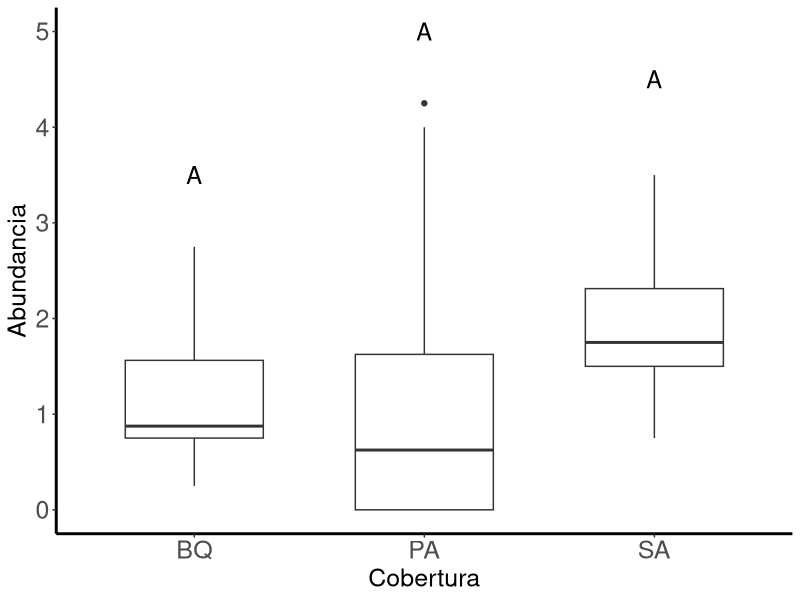
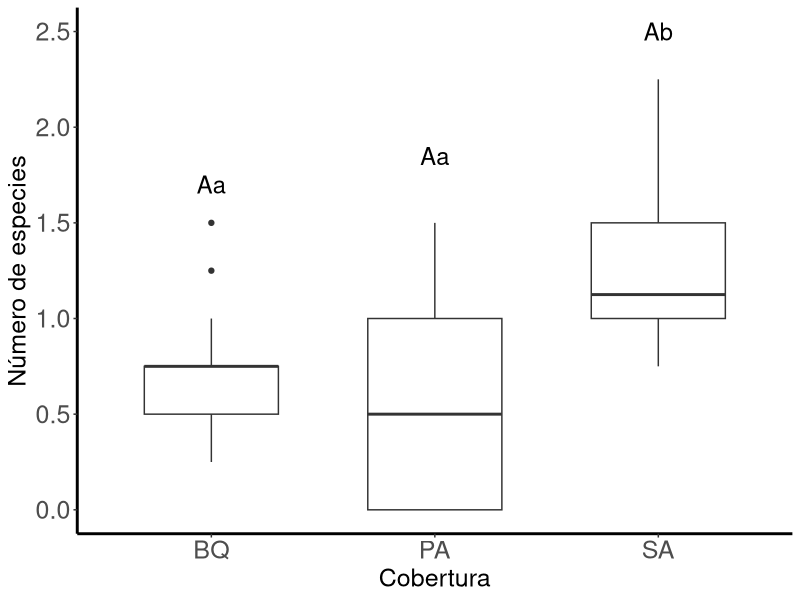

R code for these plots, in order: (Note: this script raises an error after producing the figures.)
library(ggplot2) # Create Elegant Data Visualisations Using the Grammar of Graphics CRAN v3.5.0
library(cowplot) # Streamlined Plot Theme and Plot Annotations for 'ggplot2' CRAN v1.1.3
library(ggrepel) # Automatically Position Non-Overlapping Text Labels with 'ggplot2' CRAN v0.9.5

o <- read.csv("GLM_Copros.csv", header = T, sep = ";")
o <- read.csv("GLM_Mariposas.csv", header = T, sep = ";")
o <- read.csv("GLM_Abejas.csv", header = T, sep = ";")

o$Cobertura <- factor(o$Cobertura,
                      levels = c("BQ", "PA", "SA"), ordered = TRUE)

# Plot (A) Abundancia ---------------------------------------------------------
a2 <- ggplot(o, aes(x = Cobertura, y = Abundancia))+
        geom_boxplot(width = 0.6)+
        theme(axis.title.x = element_blank())+
        theme(axis.text.x = element_blank())+
        scale_y_continuous("Abundancia")+
        theme(axis.text.x = element_text(size = 18))+
        theme(axis.title.x = element_text(size = 18))+
        theme(axis.text.y = element_text(size = 18))+
        theme(axis.title.y = element_text(size = 18))+
        theme(panel.border = element_blank(), panel.grid.major = element_blank(),
              panel.grid.minor = element_blank(), 
              axis.line = element_line(colour = "black", size = 1))+
        theme(panel.background = element_blank())+ 
        theme(legend.position = "none")+ 
        annotate("text", label = "A", size = 6, x = 1, y = 3.5)+
        annotate("text", label = "A", size = 6, x = 2, y = 5)+
        annotate("text", label = "A", size = 6, x = 3, y = 4.5)
a2

# Plot (B) Especies -----------------------------------------------------------
b2 <- ggplot(o, aes(x = Cobertura, y = Especies))+
        geom_boxplot(width = 0.6)+
        theme(axis.title.x = element_blank())+
        theme(axis.text.x = element_blank())+
        scale_y_continuous("Número de especies")+
        theme(axis.text.x = element_text(size = 18))+
        theme(axis.title.x = element_text(size = 18))+
        theme(axis.text.y = element_text(size = 18))+
        theme(axis.title.y = element_text(size = 18))+
        theme(panel.border = element_blank(), panel.grid.major = element_blank(),
              panel.grid.minor = element_blank(), 
              axis.line = element_line(colour = "black", linewidth = 1))+
        theme(panel.background = element_blank())+ 
        theme(legend.position = "none")+ 
        annotate("text", label = "Aa", size = 6, x = 1, y = 1.7)+
        annotate("text", label = "Aa", size = 6, x = 2, y = 1.85)+
        annotate("text", label = "Ab", size = 6, x = 3, y = 2.5)
b2

# Plot (C) Longitud --------------------------------------------------------
ca2 <- ggplot(o, aes(x = Cobertura, y = Longitud))+
  geom_boxplot(width = 0.6)+
  theme(axis.title.x = element_blank())+
  scale_y_continuous("Longitud ponderada (mm)")+
  theme(axis.text.x = element_text(size = 18))+
  theme(axis.title.x = element_text(size = 18))+
  theme(axis.text.y = element_text(size = 18))+
  theme(axis.title.y = element_text(size = 18))+
  theme(panel.border = element_blank(), panel.grid.major = element_blank(),
        panel.grid.minor = element_blank(), 
        axis.line = element_line(colour = "black", size = 1))+
  theme(panel.background = element_blank())+ 
  theme(legend.position = "none")+ 
  annotate("text", label = "A", size = 6, x = 1, y = 18)+
  annotate("text", label = "A", size = 6, x = 2, y = 20)+
  annotate("text", label = "B", size = 6, x = 3, y = 12)
ca2

# Plot (D) Biomasa -------------------------------------------------------
d2 <- ggplot(o, aes(x = Cobertura, y = Biomasa))+
  geom_boxplot(width = 0.6)+
  theme(axis.title.x = element_blank())+
  theme(axis.text.x = element_blank())+
  scale_y_continuous("Biomasa total (g)")+
  theme(axis.text.x = element_text(size = 18))+
  theme(axis.title.x = element_text(size = 18))+
  theme(axis.text.y = element_text(size = 18))+
  theme(axis.title.y = element_text(size = 18))+
  theme(panel.border = element_blank(), panel.grid.major = element_blank(),
        panel.grid.minor = element_blank(), 
        axis.line = element_line(colour = "black", size = 1))+
  theme(panel.background = element_blank())+ 
  theme(legend.position = "none")+ 
  annotate("text", label = "A", size = 6, x = 1, y = 16)+
  annotate("text", label = "B", size = 6, x = 2, y = 4)+
  annotate("text", label = "B", size = 6, x = 3, y = 5)
d2

# Plots -------------------------------------------------------------------

##generate multiple plot
final_plot2 <- plot_grid(a2, b2, ca2, d2,
                        labels=c('A', 'B', 'C', 'D'),
                        align='vh', ncol = 2, nrow = 2)
png("grafica2.png", width = 1800, height = 1800, res = 130)
print(final_plot2)
dev.off()


